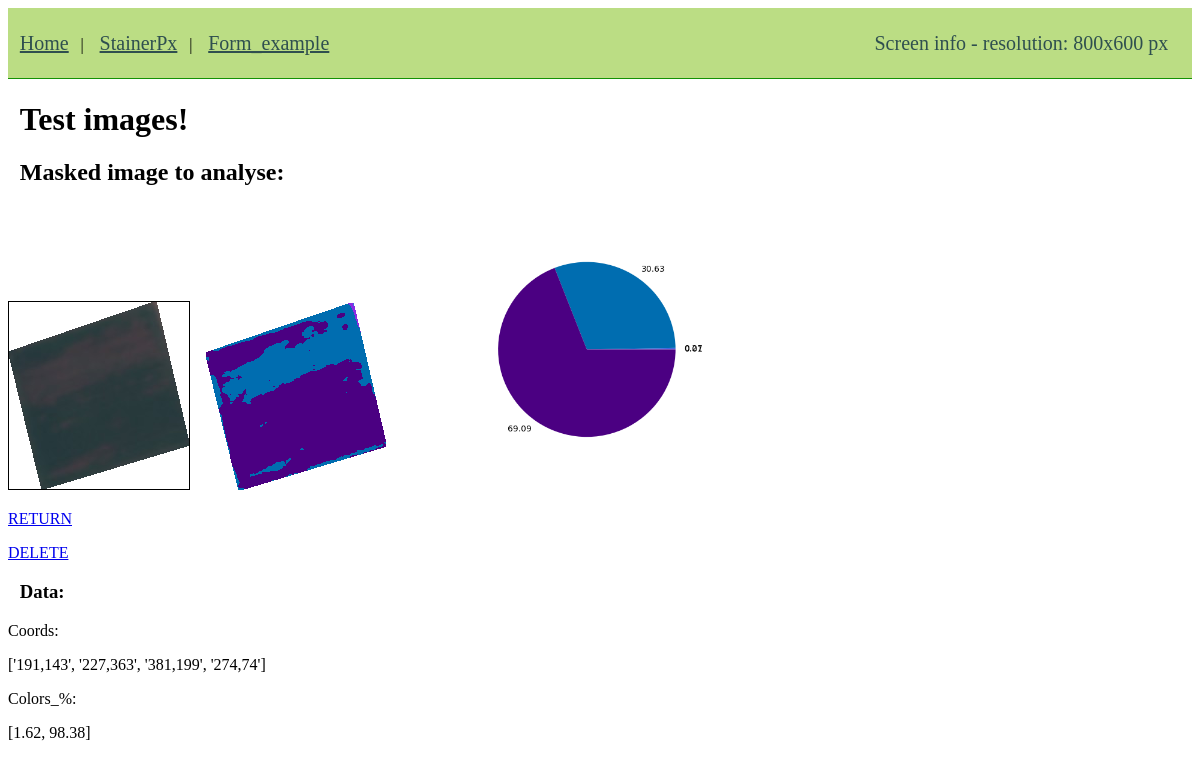
Before: /coords/ with the older database file.
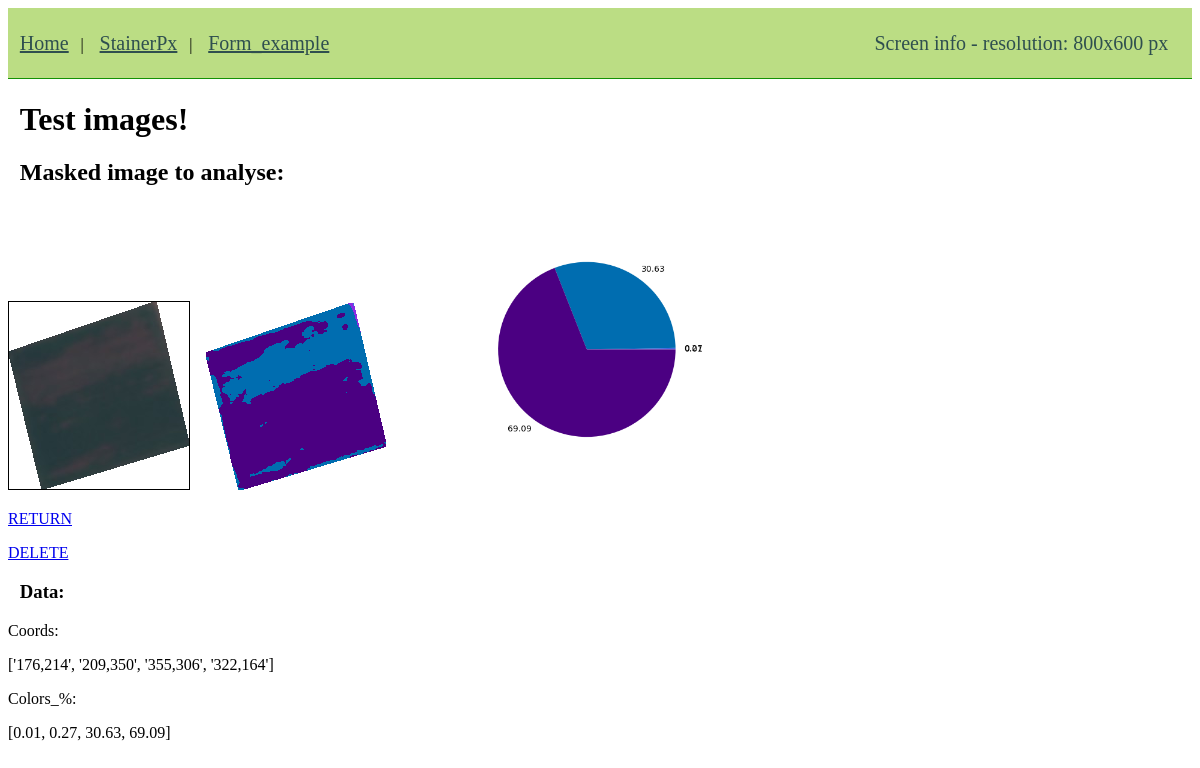
After: the same page with the newer database file.
### formexample/models.py (models this page shows, shortened)
class StainerModel(models.Model):
	coords = models.CharField(max_length=100)
	st_colors = models.CharField(max_length=100)

### formexample/views.py (the view, shortened to what this page needs)
# urls.py: path('coords/', passCoords, name='coords'), #getCoords
def passCoords(request):
	MINIMUM_POINTS = 3
	context = {}
	img_path = 'static//images//'
	st_data = []
	st_query = StainerModel.objects.all()
	context = {'st_query': st_query}
	return render(request, 'coords.html', context)

### templates/coords.html (shortened to what this page needs)
{% extends 'base.html' %}
{% load static %}
{% block content %}
<h1>Test images!</h1>
<h2>Masked image to analyse:</h2>
<canvas id="canvas" style="border:1px solid #000000;margin-right:1%;"></canvas>
<img id="img2" src="{% static 'images/stain.png'%}">
<img width = "384" height = "284" src="{% static 'images/pie_st.png'%}">
<p><a href="{% url 'stainerpx'%}">RETURN</a></p>
<p><a href="{% url 'delete_coords'%}">DELETE</a></p>
{% block javascript %}
<script>
    var img = document.getElementById("img1");
    var canvas = document.getElementById("canvas");
    img.onload = function() {
        canvas.width = img.width;
        canvas.height = img.height;
        var ctx = canvas.getContext("2d");
        ctx.drawImage(img, 0, 0, canvas.width, canvas.height);
    }
</script>
{% endblock javascript %}
<h3>Data:</h3>
{% for q in st_query %}
<p>Coords:</p>
<p>{{ q.coords }}</p>
<p>Colors_%:</p>
<p>{{ q.st_colors }}</p>
{% endfor %}
{% endblock content %}

### templates/base.html (shortened to what this page needs)
<!DOCTYPE html>
{% load static %}
<head>
	<link rel="stylesheet" href="{% static 'css/base.css' %}">
</head>
<body>
<header>
	<a href="{% url 'home' %}">Home</a>|
	<a href="{% url 'stainerpx' %}">StainerPx</a>|
	<a href="{% url 'form' %}">Form_example<span id="screen" style="float:right;margin-right:2%;font-family:inherit;"></span></a>
</header>
</body>
{% block content %}
{% endblock content %}

### static/css/base.css (style rules this page uses)
header { top: 0; right: 0; padding: 2% 0 2% 0; width: 100%; height: 20%; background-color: #bbdd84; border-bottom: 1px solid #149104; }
header a { margin: 0 1% 0 1%; font-family: "Verdana"; font-size: 20px; color: #2F4F4F; }
h1, h2, h3 { padding-left: 1%; }

Changed rows visible on the page:
removed StainerModel: coords "['191,143', '227,363', '381,199', '274,74']", st_colors "[1.62, 98.38]"
added StainerModel: coords "['176,214', '209,350', '355,306', '322,164']", st_colors "[0.01, 0.27, 30.63, 69.09]"
